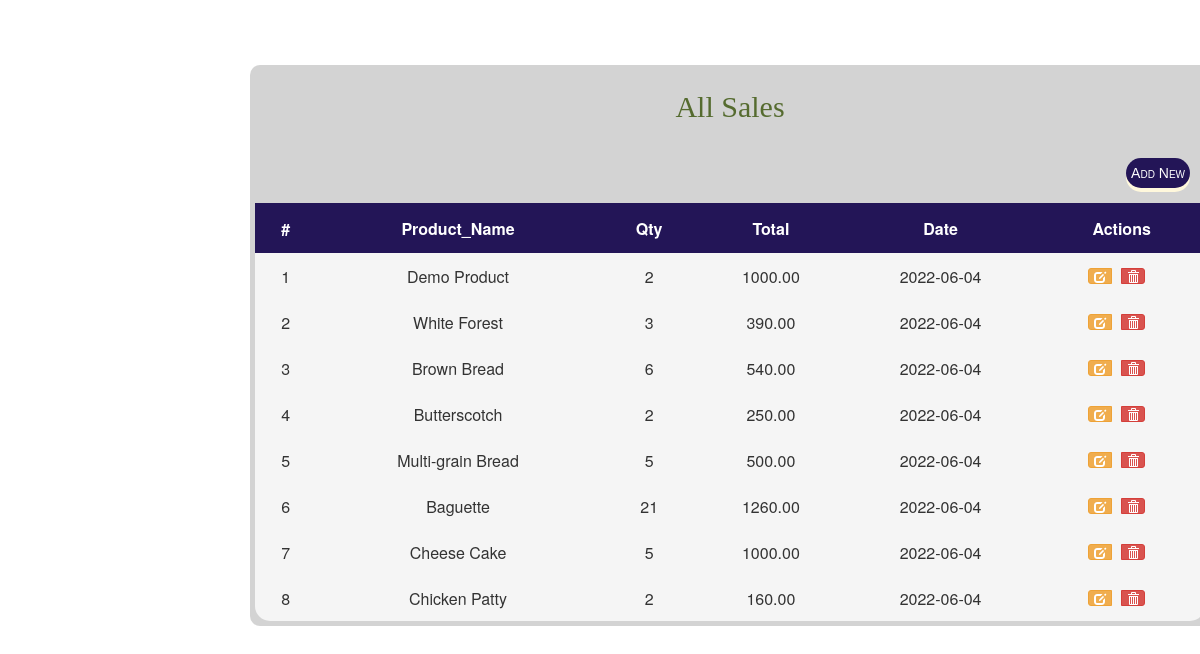
The page /sales.php on the database its author committed.
### tables this page shows
CREATE TABLE IF NOT EXISTS `sales` (
`id` int(11) unsigned NOT NULL,
  `product_id` int(11) unsigned NOT NULL,
  `qty` int(11) NOT NULL,
  `price` decimal(25,2) NOT NULL,
  `date` date NOT NULL
);

CREATE TABLE IF NOT EXISTS `products` (
`id` int(11) unsigned NOT NULL,
  `name` varchar(255) NOT NULL,
  `quantity` int(50) DEFAULT NULL,
  `sale_price` decimal(25,2) NOT NULL,
  `date` datetime NOT NULL);

### includes/newsql.php (called while the page is built, shortened)
<?php
  require_once('includes/load.php');
function find_by_sql($sql)
{
  global $db;
  $result= $db->query($sql);
  $result_set= $db->while_loop($result);
 return $result_set;
}
function find_all_sale(){
  $sql= "SELECT s.id, s.qty, s.price, s.date, p.name FROM sales s LEFT JOIN products p ON s.product_id= p.id ORDER BY s.date DESC";
  return find_by_sql($sql);
}
 ?>

### includes/database.php (called while the page is built, shortened)
<?php
class MySqli_DB {
    private $con;
    function db_connect()
{
  $this->con = mysqli_connect(DB_HOST,DB_USER,DB_PASS);
  if(!$this->con)
         {
           die(" Database connection failed:". mysqli_connect_error());
         } else {
           $select_db = $this->con->select_db(DB_NAME);
         }
}
function query($sql)
   {
      if (trim($sql != "")) {
          $this->query_id = $this->con->query($sql);
      }
       return $this->query_id;
   }
   function fetch_array($statement){
  return mysqli_fetch_array($statement);
}
 function while_loop($loop){
   $results = array();
   while ($result = $this->fetch_array($loop)) {
      $results[] = $result;
   }
 return $results;
}
}
$db = new MySqli_DB();
?>

### includes/newFunction.php (called while the page is built, shortened)
<?php
  function count_id(){
  static $count = 1;
  return $count++;
  }
function remove_junk($str){
    $str = nl2br($str);
    $str = htmlspecialchars(strip_tags($str, ENT_QUOTES));
    return $str;
}
?>

### sales.php (the view, shortened to what this page needs)
<?php
    include_once("layouts/newheader.php");
    $sales=find_all_sale();
?>
<div class="prdctdiv">
    <h3>All Sales</h3>
  <div class="prdct_hd">
    <form method="post" action="newsale.php">
      <button type="submit" class="btn btn-outline-success">Add New</button>
    </form>
  </div>
  <table>
    <tr>
      <th>#</th>
      <th>Product_Name</th>
      <th>Qty</th>
      <th>Total</th>
      <th>Date</th>
      <th>Actions</th>
    </tr>
    <?php foreach ($sales as $sale):?>
    <tr>
      <td class="text-center"><?php echo count_id();?></td>
      <td><?php echo remove_junk($sale['name']); ?></td>
      <td class="text-center"><?php echo (int)$sale['qty']; ?></td>
      <td class="text-center"><?php echo remove_junk($sale['price']); ?></td>
      <td class="text-center"><?php echo $sale['date']; ?></td>
      <td class="text-center">
        <div class="btn-group">
          <a href="edit_sale.php?id=<?php echo (int)$sale['id'];?>" class="btn btn-warning btn-xs"  title="Edit" data-toggle="tooltip">
            <span class="glyphicon glyphicon-edit"></span>
          </a>
          <a href="delete_sale.php?id=<?php echo (int)$sale['id'];?>" class="btn btn-danger btn-xs"  title="Delete" data-toggle="tooltip">
            <span class="glyphicon glyphicon-trash"></span>
          </a>
        </div>
      </td>
    </tr>
    <?php endforeach;?>
  </table>
</div>
<?php include_once('layouts/newfooter.php'); ?>

### css/newstylesheet.css (style rules this page uses)
.prdctdiv table { border-radius: 15px; width: 100%; background-color: whitesmoke; text-align: center; }
.prdctdiv table th { text-align: center; padding: 10; }
.prdctdiv table td { padding: 5; text-align: center; }
.prdct_hd { padding: 5; float: right; }
.prdctdiv { display: inline-block; width: 80%; padding: 5px; margin-left: 250px; margin-top: 65px; background-color: lightgray; border-radius: 10px; }
.prdctdiv form button { padding: 5px; font-family:'Trebuchet MS', 'Lucida Sans Unicode', 'Lucida Grande', 'Lucida Sans', Arial, sans-serif; font-variant: small-caps; float: right; margin:10px ; }
.prdctdiv h3 { text-align: center; font-family: cursive; font-size: 30px; color: darkolivegreen; margin: 20px; }
.prdctdiv a { margin: 10px; }
.prdctdiv form button { text-align: center; cursor: pointer; outline: none; color: white; background-color: #231557; border: none; border-radius: 15px; box-shadow: 0 4px cornsilk; }
.prdctdiv th { background-color: #231557; color:#fff; height: 50px; }

### rows shown on the page
sales: count_id "1", product.name "Demo Product", qty "2", price "1000.00", date "2022-06-04"
sales: count_id "2", product.name "White Forest", qty "3", price "390.00", date "2022-06-04"
sales: count_id "3", product.name "Brown Bread", qty "6", price "540.00", date "2022-06-04"
sales: count_id "4", product.name "Butterscotch", qty "2", price "250.00", date "2022-06-04"
sales: count_id "5", product.name "Multi-grain Bread", qty "5", price "500.00", date "2022-06-04"
sales: count_id "6", product.name "Baguette", qty "21", price "1260.00", date "2022-06-04"
sales: count_id "7", product.name "Cheese Cake", qty "5", price "1000.00", date "2022-06-04"
sales: count_id "8", product.name "Chicken Patty", qty "2", price "160.00", date "2022-06-04"
